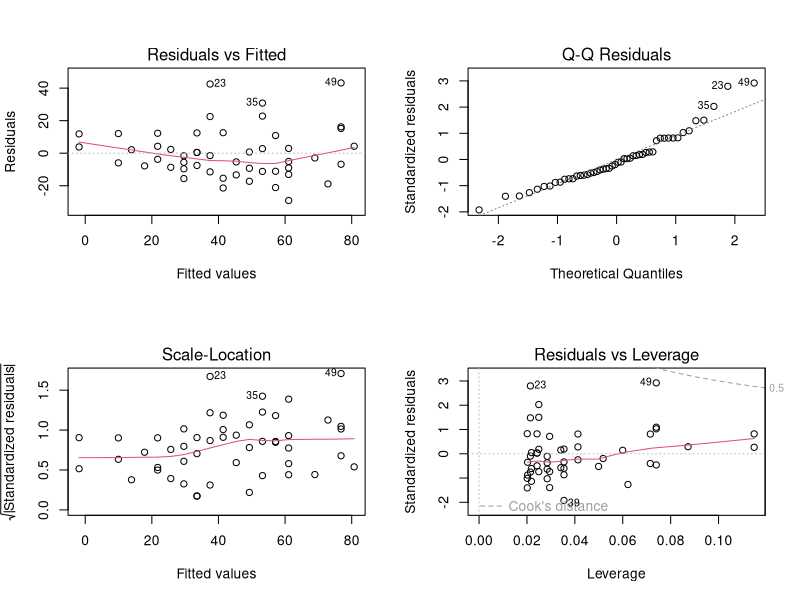
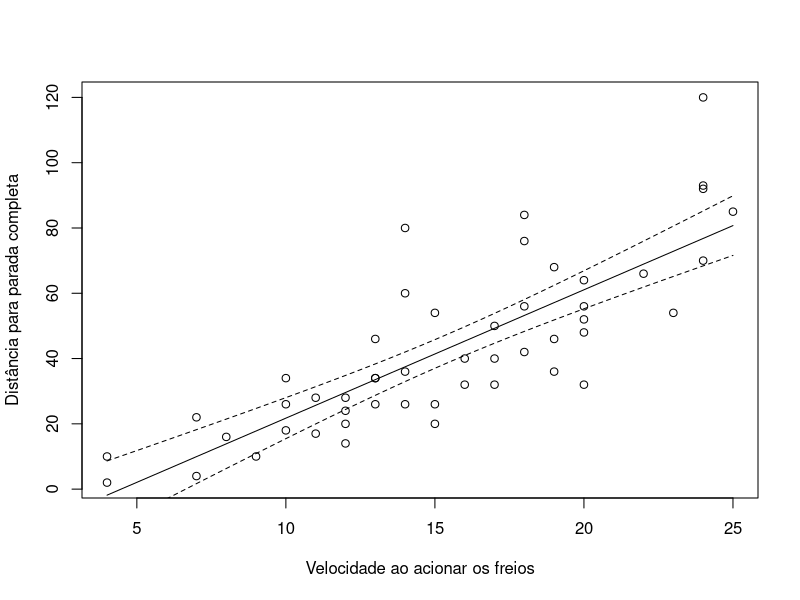

R code for these plots, in order:
## ---- chunk 1
knitr::opts_chunk$set(comment = NA)
## ---- chunk 2
## Carrega o conjunto de dados
data(cars)
## ---- chunk 3
## Resumo dos dados
knitr::kable(summary(cars))
## ---- chunk 4
## Ajuste do modelo
mod <- lm(dist ~ speed, data = cars)
## ---- chunk 5
## Resumo do modelo
summary(mod)
## ---- chunk 6
par(mfrow = c(2, 2))
plot(mod)
par(mfrow = c(1,1))
## ---- chunk 7
## Intervalo de valores para predição
pred <- data.frame(speed = seq(4, 25, by = 0.5))
## Valores preditos
ypred <- predict(mod, newdata = pred, interval = "confidence")
## Inclui valores preditos no data frame
pred <- cbind(pred, ypred)
## ---- chunk 8
## Gráfico de dispersão
plot(dist ~ speed, data = cars,
     xlab = "Velocidade ao acionar os freios",
     ylab = "Distância para parada completa")
## Intervalo de predição
with(pred,
     matlines(x = speed, y = cbind(fit, lwr, upr),
              lty = c(1, 2, 2), col = 1))
